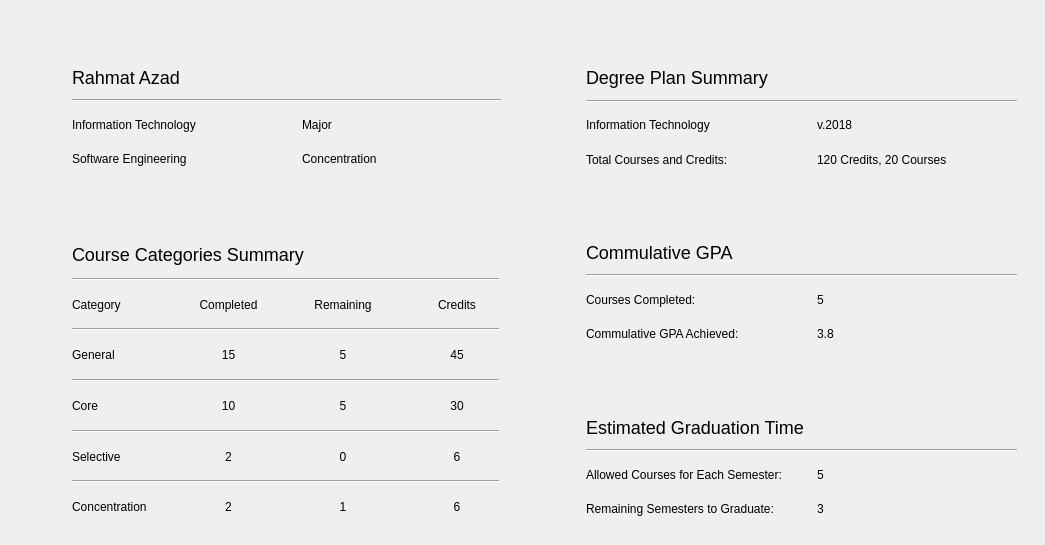
         <widget class="QWidget" name="dashboard_page">
          <widget class="QFrame" name="user_sum">
           <property name="geometry">
            <rect>
             <x>52</x>
             <y>50</y>
             <width>470</width>
             <height>136</height>
            </rect>
           </property>
           <property name="styleSheet">
            <string notr="true"/>
           </property>
           <property name="frameShape">
            <enum>QFrame::NoFrame</enum>
           </property>
           <property name="frameShadow">
            <enum>QFrame::Plain</enum>
           </property>
           <widget class="QWidget" name="layoutWidget">
            <property name="geometry">
             <rect>
              <x>10</x>
              <y>10</y>
              <width>449</width>
              <height>116</height>
             </rect>
            </property>
            <layout class="QGridLayout" name="gridLayout_2">
             <property name="leftMargin">
              <number>10</number>
             </property>
             <property name="topMargin">
              <number>5</number>
             </property>
             <property name="rightMargin">
              <number>10</number>
             </property>
             <property name="bottomMargin">
              <number>5</number>
             </property>
             <property name="horizontalSpacing">
              <number>30</number>
             </property>
             <property name="verticalSpacing">
              <number>10</number>
             </property>
             <item row="2" column="1">
              <widget class="QLabel" name="user_sum_major_7">
               <property name="sizePolicy">
                <sizepolicy hsizetype="Expanding" vsizetype="Preferred">
                 <horstretch>0</horstretch>
                 <verstretch>0</verstretch>
                </sizepolicy>
               </property>
               <property name="text">
                <string>Major</string>
               </property>
              </widget>
             </item>
             <item row="3" column="1">
              <widget class="QLabel" name="user_sum_concentration_5">
               <property name="sizePolicy">
                <sizepolicy hsizetype="Expanding" vsizetype="Preferred">
                 <horstretch>0</horstretch>
                 <verstretch>0</verstretch>
                </sizepolicy>
               </property>
               <property name="text">
                <string>Concentration</string>
               </property>
              </widget>
             </item>
             <item row="2" column="0">
              <widget class="QLabel" name="user_sum_major">
               <property name="sizePolicy">
                <sizepolicy hsizetype="Expanding" vsizetype="Preferred">
                 <horstretch>0</horstretch>
                 <verstretch>0</verstretch>
                </sizepolicy>
               </property>
               <property name="text">
                <string>Information Technology</string>
               </property>
              </widget>
             </item>
             <item row="0" column="0" colspan="2">
              <widget class="QLabel" name="user_sum_fullname">
               <property name="styleSheet">
                <string notr="true">font-size: 18px;</string>
               </property>
               <property name="text">
                <string>Rahmat Azad</string>
               </property>
              </widget>
             </item>
             <item row="3" column="0">
              <widget class="QLabel" name="user_sum_concentration">
               <property name="sizePolicy">
                <sizepolicy hsizetype="Expanding" vsizetype="Preferred">
                 <horstretch>0</horstretch>
                 <verstretch>0</verstretch>
                </sizepolicy>
               </property>
               <property name="text">
                <string>Software Engineering</string>
               </property>
              </widget>
             </item>
             <item row="1" column="0" colspan="2">
              <widget class="Line" name="line">
               <property name="orientation">
                <enum>Qt::Horizontal</enum>
               </property>
              </widget>
             </item>
            </layout>
           </widget>
          </widget>
          <widget class="QFrame" name="courses_sum">
           <property name="geometry">
            <rect>
             <x>52</x>
             <y>225</y>
             <width>470</width>
             <height>311</height>
            </rect>
           </property>
           <property name="styleSheet">
            <string notr="true"/>
           </property>
           <property name="frameShape">
            <enum>QFrame::NoFrame</enum>
           </property>
           <property name="frameShadow">
            <enum>QFrame::Plain</enum>
           </property>
           <widget class="QWidget" name="layoutWidget_9">
            <property name="geometry">
             <rect>
              <x>10</x>
              <y>10</y>
              <width>447</width>
              <height>291</height>
             </rect>
            </property>
            <layout class="QGridLayout" name="gridLayout_6">
             <property name="leftMargin">
              <number>10</number>
             </property>
             <property name="topMargin">
              <number>5</number>
             </property>
             <property name="rightMargin">
              <number>10</number>
             </property>
             <property name="bottomMargin">
              <number>5</number>
             </property>
             <property name="horizontalSpacing">
              <number>30</number>
             </property>
             <property name="verticalSpacing">
              <number>10</number>
             </property>
             <item row="6" column="2">
              <widget class="QLabel" name="user_sum_major_24">
               <property name="sizePolicy">
                <sizepolicy hsizetype="Expanding" vsizetype="Preferred">
                 <horstretch>0</horstretch>
                 <verstretch>0</verstretch>
                </sizepolicy>
               </property>
               <property name="text">
                <string>5</string>
               </property>
               <property name="alignment">
                <set>Qt::AlignCenter</set>
               </property>
              </widget>
             </item>
             <item row="4" column="1">
              <widget class="QLabel" name="user_sum_major_13">
               <property name="sizePolicy">
                <sizepolicy hsizetype="Expanding" vsizetype="Preferred">
                 <horstretch>0</horstretch>
                 <verstretch>0</verstretch>
                </sizepolicy>
               </property>
               <property name="text">
                <string>15</string>
               </property>
               <property name="alignment">
                <set>Qt::AlignCenter</set>
               </property>
              </widget>
             </item>
             <item row="10" column="2">
              <widget class="QLabel" name="user_sum_major_26">
               <property name="sizePolicy">
                <sizepolicy hsizetype="Expanding" vsizetype="Preferred">
                 <horstretch>0</horstretch>
                 <verstretch>0</verstretch>
                </sizepolicy>
               </property>
               <property name="text">
                <string>1</string>
               </property>
               <property name="alignment">
                <set>Qt::AlignCenter</set>
               </property>
              </widget>
             </item>
             <item row="4" column="2">
              <widget class="QLabel" name="user_sum_major_23">
               <property name="sizePolicy">
                <sizepolicy hsizetype="Expanding" vsizetype="Preferred">
                 <horstretch>0</horstretch>
                 <verstretch>0</verstretch>
                </sizepolicy>
               </property>
               <property name="text">
                <string>5</string>
               </property>
               <property name="alignment">
                <set>Qt::AlignCenter</set>
               </property>
              </widget>
             </item>
             <item row="2" column="0">
              <widget class="QLabel" name="user_sum_major_11">
               <property name="sizePolicy">
                <sizepolicy hsizetype="Expanding" vsizetype="Preferred">
                 <horstretch>0</horstretch>
                 <verstretch>0</verstretch>
                </sizepolicy>
               </property>
               <property name="text">
                <string>Category</string>
               </property>
              </widget>
             </item>
             <item row="8" column="3">
              <widget class="QLabel" name="user_sum_major_20">
               <property name="sizePolicy">
                <sizepolicy hsizetype="Expanding" vsizetype="Preferred">
                 <horstretch>0</horstretch>
                 <verstretch>0</verstretch>
                </sizepolicy>
               </property>
               <property name="text">
                <string>6</string>
               </property>
               <property name="alignment">
                <set>Qt::AlignCenter</set>
               </property>
              </widget>
             </item>
             <item row="2" column="2">
              <widget class="QLabel" name="user_sum_major_22">
               <property name="sizePolicy">
                <sizepolicy hsizetype="Expanding" vsizetype="Preferred">
                 <horstretch>0</horstretch>
                 <verstretch>0</verstretch>
                </sizepolicy>
               </property>
               <property name="text">
                <string>Remaining</string>
               </property>
               <property name="alignment">
                <set>Qt::AlignCenter</set>
               </property>
              </widget>
             </item>
             <item row="8" column="2">
              <widget class="QLabel" name="user_sum_major_25">
               <property name="sizePolicy">
                <sizepolicy hsizetype="Expanding" vsizetype="Preferred">
                 <horstretch>0</horstretch>
                 <verstretch>0</verstretch>
                </sizepolicy>
               </property>
               <property name="text">
                <string>0</string>
               </property>
               <property name="alignment">
                <set>Qt::AlignCenter</set>
               </property>
              </widget>
             </item>
             <item row="9" column="0" colspan="4">
              <widget class="Line" name="line_18">
               <property name="orientation">
                <enum>Qt::Horizontal</enum>
               </property>
              </widget>
             </item>
             <item row="4" column="3">
              <widget class="QLabel" name="user_sum_major_15">
               <property name="sizePolicy">
                <sizepolicy hsizetype="Expanding" vsizetype="Preferred">
                 <horstretch>0</horstretch>
                 <verstretch>0</verstretch>
                </sizepolicy>
               </property>
               <property name="text">
                <string>45</string>
               </property>
               <property name="alignment">
                <set>Qt::AlignCenter</set>
               </property>
              </widget>
             </item>
             <item row="6" column="0">
              <widget class="QLabel" name="user_sum_concentration_8">
               <property name="sizePolicy">
                <sizepolicy hsizetype="Expanding" vsizetype="Preferred">
                 <horstretch>0</horstretch>
                 <verstretch>0</verstretch>
                </sizepolicy>
               </property>
               <property name="text">
                <string>Core</string>
               </property>
              </widget>
             </item>
             <item row="8" column="0">
              <widget class="QLabel" name="user_sum_concentration_9">
               <property name="sizePolicy">
                <sizepolicy hsizetype="Expanding" vsizetype="Preferred">
                 <horstretch>0</horstretch>
                 <verstretch>0</verstretch>
                </sizepolicy>
               </property>
               <property name="text">
                <string>Selective</string>
               </property>
              </widget>
             </item>
             <item row="6" column="3">
              <widget class="QLabel" name="user_sum_major_19">
               <property name="sizePolicy">
                <sizepolicy hsizetype="Expanding" vsizetype="Preferred">
                 <horstretch>0</horstretch>
                 <verstretch>0</verstretch>
                </sizepolicy>
               </property>
               <property name="text">
                <string>30</string>
               </property>
               <property name="alignment">
                <set>Qt::AlignCenter</set>
               </property>
              </widget>
             </item>
             <item row="10" column="3">
              <widget class="QLabel" name="user_sum_major_21">
               <property name="sizePolicy">
                <sizepolicy hsizetype="Expanding" vsizetype="Preferred">
                 <horstretch>0</horstretch>
                 <verstretch>0</verstretch>
                </sizepolicy>
               </property>
               <property name="text">
                <string>6</string>
               </property>
               <property name="alignment">
                <set>Qt::AlignCenter</set>
               </property>
              </widget>
             </item>
             <item row="5" column="0" colspan="4">
              <widget class="Line" name="line_11">
               <property name="orientation">
                <enum>Qt::Horizontal</enum>
               </property>
              </widget>
             </item>
             <item row="3" column="0" colspan="4">
              <widget class="Line" name="line_10">
               <property name="orientation">
                <enum>Qt::Horizontal</enum>
               </property>
              </widget>
             </item>
             <item row="10" column="1">
              <widget class="QLabel" name="user_sum_major_18">
               <property name="sizePolicy">
                <sizepolicy hsizetype="Expanding" vsizetype="Preferred">
                 <horstretch>0</horstretch>
                 <verstretch>0</verstretch>
                </sizepolicy>
               </property>
               <property name="text">
                <string>2</string>
               </property>
               <property name="alignment">
                <set>Qt::AlignCenter</set>
               </property>
              </widget>
             </item>
             <item row="10" column="0">
              <widget class="QLabel" name="user_sum_concentration_10">
               <property name="sizePolicy">
                <sizepolicy hsizetype="Expanding" vsizetype="Preferred">
                 <horstretch>0</horstretch>
                 <verstretch>0</verstretch>
                </sizepolicy>
               </property>
               <property name="text">
                <string>Concentration</string>
               </property>
              </widget>
             </item>
             <item row="6" column="1">
              <widget class="QLabel" name="user_sum_major_16">
               <property name="sizePolicy">
                <sizepolicy hsizetype="Expanding" vsizetype="Preferred">
                 <horstretch>0</horstretch>
                 <verstretch>0</verstretch>
                </sizepolicy>
               </property>
               <property name="text">
                <string>10</string>
               </property>
               <property name="alignment">
                <set>Qt::AlignCenter</set>
               </property>
              </widget>
             </item>
             <item row="4" column="0">
              <widget class="QLabel" name="user_sum_concentration_7">
               <property name="sizePolicy">
                <sizepolicy hsizetype="Expanding" vsizetype="Preferred">
                 <horstretch>0</horstretch>
                 <verstretch>0</verstretch>
                </sizepolicy>
               </property>
               <property name="text">
                <string>General</string>
               </property>
              </widget>
             </item>
             <item row="7" column="0" colspan="4">
              <widget class="Line" name="line_12">
               <property name="orientation">
                <enum>Qt::Horizontal</enum>
               </property>
              </widget>
             </item>
             <item row="0" column="0" colspan="4">
              <widget class="QLabel" name="user_sum_fullname_5">
               <property name="styleSheet">
                <string notr="true">font-size: 18px;</string>
               </property>
               <property name="text">
                <string>Course Categories Summary</string>
               </property>
              </widget>
             </item>
             <item row="2" column="1">
              <widget class="QLabel" name="user_sum_major_12">
               <property name="sizePolicy">
                <sizepolicy hsizetype="Expanding" vsizetype="Preferred">
                 <horstretch>0</horstretch>
                 <verstretch>0</verstretch>
                </sizepolicy>
               </property>
               <property name="text">
                <string>Completed</string>
               </property>
               <property name="alignment">
                <set>Qt::AlignCenter</set>
               </property>
              </widget>
             </item>
             <item row="2" column="3">
              <widget class="QLabel" name="user_sum_major_14">
               <property name="sizePolicy">
                <sizepolicy hsizetype="Expanding" vsizetype="Preferred">
                 <horstretch>0</horstretch>
                 <verstretch>0</verstretch>
                </sizepolicy>
               </property>
               <property name="text">
                <string>Credits</string>
               </property>
               <property name="alignment">
                <set>Qt::AlignCenter</set>
               </property>
              </widget>
             </item>
             <item row="8" column="1">
              <widget class="QLabel" name="user_sum_major_17">
               <property name="sizePolicy">
                <sizepolicy hsizetype="Expanding" vsizetype="Preferred">
                 <horstretch>0</horstretch>
                 <verstretch>0</verstretch>
                </sizepolicy>
               </property>
               <property name="text">
                <string>2</string>
               </property>
               <property name="alignment">
                <set>Qt::AlignCenter</set>
               </property>
              </widget>
             </item>
             <item row="1" column="0" colspan="4">
              <widget class="Line" name="line_8">
               <property name="orientation">
                <enum>Qt::Horizontal</enum>
               </property>
              </widget>
             </item>
            </layout>
           </widget>
          </widget>
          <widget class="QFrame" name="degreeplan_sum">
           <property name="geometry">
            <rect>
             <x>566</x>
             <y>50</y>
             <width>470</width>
             <height>136</height>
            </rect>
           </property>
           <property name="styleSheet">
            <string notr="true"/>
           </property>
           <property name="frameShape">
            <enum>QFrame::NoFrame</enum>
           </property>
           <property name="frameShadow">
            <enum>QFrame::Plain</enum>
           </property>
           <widget class="QWidget" name="layoutWidget_2">
            <property name="geometry">
             <rect>
              <x>10</x>
              <y>10</y>
              <width>451</width>
              <height>117</height>
             </rect>
            </property>
            <layout class="QGridLayout" name="gridLayout_3">
             <property name="leftMargin">
              <number>10</number>
             </property>
             <property name="topMargin">
              <number>5</number>
             </property>
             <property name="rightMargin">
              <number>10</number>
             </property>
             <property name="bottomMargin">
              <number>5</number>
             </property>
             <property name="horizontalSpacing">
              <number>30</number>
             </property>
             <property name="verticalSpacing">
              <number>10</number>
             </property>
             <item row="3" column="0">
              <widget class="QLabel" name="user_sum_concentration_2">
               <property name="sizePolicy">
                <sizepolicy hsizetype="Expanding" vsizetype="Preferred">
                 <horstretch>0</horstretch>
                 <verstretch>0</verstretch>
                </sizepolicy>
               </property>
               <property name="text">
                <string>Total Courses and Credits:</string>
               </property>
              </widget>
             </item>
             <item row="2" column="0">
              <widget class="QLabel" name="user_sum_major_2">
               <property name="sizePolicy">
                <sizepolicy hsizetype="Expanding" vsizetype="Preferred">
                 <horstretch>0</horstretch>
                 <verstretch>0</verstretch>
                </sizepolicy>
               </property>
               <property name="text">
                <string>Information Technology</string>
               </property>
              </widget>
             </item>
             <item row="2" column="1">
              <widget class="QLabel" name="user_sum_major_6">
               <property name="sizePolicy">
                <sizepolicy hsizetype="Expanding" vsizetype="Preferred">
                 <horstretch>0</horstretch>
                 <verstretch>0</verstretch>
                </sizepolicy>
               </property>
               <property name="text">
                <string>v.2018</string>
               </property>
              </widget>
             </item>
             <item row="0" column="0" colspan="2">
              <widget class="QLabel" name="user_sum_fullname_2">
               <property name="styleSheet">
                <string notr="true">font-size: 18px;</string>
               </property>
               <property name="text">
                <string>Degree Plan Summary</string>
               </property>
              </widget>
             </item>
             <item row="1" column="0" colspan="2">
              <widget class="Line" name="line_5">
               <property name="orientation">
                <enum>Qt::Horizontal</enum>
               </property>
              </widget>
             </item>
             <item row="3" column="1">
              <widget class="QLabel" name="user_sum_concentration_4">
               <property name="sizePolicy">
                <sizepolicy hsizetype="Expanding" vsizetype="Preferred">
                 <horstretch>0</horstretch>
                 <verstretch>0</verstretch>
                </sizepolicy>
               </property>
               <property name="text">
                <string>120 Credits, 20 Courses</string>
               </property>
              </widget>
             </item>
            </layout>
           </widget>
          </widget>
          <widget class="QFrame" name="gpa_sum">
           <property name="geometry">
            <rect>
             <x>566</x>
             <y>225</y>
             <width>470</width>
             <height>136</height>
            </rect>
           </property>
           <property name="styleSheet">
            <string notr="true"/>
           </property>
           <property name="frameShape">
            <enum>QFrame::NoFrame</enum>
           </property>
           <property name="frameShadow">
            <enum>QFrame::Plain</enum>
           </property>
           <widget class="QWidget" name="layoutWidget_4">
            <property name="geometry">
             <rect>
              <x>10</x>
              <y>10</y>
              <width>451</width>
              <height>116</height>
             </rect>
            </property>
            <layout class="QGridLayout" name="gridLayout_4">
             <property name="leftMargin">
              <number>10</number>
             </property>
             <property name="topMargin">
              <number>5</number>
             </property>
             <property name="rightMargin">
              <number>10</number>
             </property>
             <property name="bottomMargin">
              <number>5</number>
             </property>
             <property name="horizontalSpacing">
              <number>30</number>
             </property>
             <property name="verticalSpacing">
              <number>10</number>
             </property>
             <item row="2" column="0">
              <widget class="QLabel" name="user_sum_major_3">
               <property name="sizePolicy">
                <sizepolicy hsizetype="Expanding" vsizetype="Preferred">
                 <horstretch>0</horstretch>
                 <verstretch>0</verstretch>
                </sizepolicy>
               </property>
               <property name="text">
                <string>Courses Completed:</string>
               </property>
              </widget>
             </item>
             <item row="3" column="0">
              <widget class="QLabel" name="user_sum_concentration_3">
               <property name="sizePolicy">
                <sizepolicy hsizetype="Expanding" vsizetype="Preferred">
                 <horstretch>0</horstretch>
                 <verstretch>0</verstretch>
                </sizepolicy>
               </property>
               <property name="text">
                <string>Commulative GPA Achieved:</string>
               </property>
              </widget>
             </item>
             <item row="2" column="1">
              <widget class="QLabel" name="user_sum_major_4">
               <property name="sizePolicy">
                <sizepolicy hsizetype="Expanding" vsizetype="Preferred">
                 <horstretch>0</horstretch>
                 <verstretch>0</verstretch>
                </sizepolicy>
               </property>
               <property name="text">
                <string>5</string>
               </property>
               <property name="alignment">
                <set>Qt::AlignLeading|Qt::AlignLeft|Qt::AlignVCenter</set>
               </property>
              </widget>
             </item>
             <item row="3" column="1">
              <widget class="QLabel" name="user_sum_major_5">
               <property name="sizePolicy">
                <sizepolicy hsizetype="Expanding" vsizetype="Preferred">
                 <horstretch>0</horstretch>
                 <verstretch>0</verstretch>
                </sizepolicy>
               </property>
               <property name="text">
                <string>3.8</string>
               </property>
               <property name="alignment">
                <set>Qt::AlignLeading|Qt::AlignLeft|Qt::AlignVCenter</set>
               </property>
              </widget>
             </item>
             <item row="0" column="0" colspan="2">
              <widget class="QLabel" name="user_sum_fullname_3">
               <property name="styleSheet">
                <string notr="true">font-size: 18px;</string>
               </property>
               <property name="text">
                <string>Commulative GPA</string>
               </property>
              </widget>
             </item>
             <item row="1" column="0" colspan="2">
              <widget class="Line" name="line_6">
               <property name="orientation">
                <enum>Qt::Horizontal</enum>
               </property>
              </widget>
             </item>
            </layout>
           </widget>
          </widget>
          <widget class="QFrame" name="graduation_time">
           <property name="geometry">
            <rect>
             <x>566</x>
             <y>400</y>
             <width>470</width>
             <height>136</height>
            </rect>
           </property>
           <property name="styleSheet">
            <string notr="true"/>
           </property>
           <property name="frameShape">
            <enum>QFrame::NoFrame</enum>
           </property>
           <property name="frameShadow">
            <enum>QFrame::Plain</enum>
           </property>
           <widget class="QWidget" name="layoutWidget_8">
            <property name="geometry">
             <rect>
              <x>10</x>
              <y>10</y>
              <width>451</width>
              <height>116</height>
             </rect>
            </property>
            <layout class="QGridLayout" name="gridLayout_5">
             <property name="leftMargin">
              <number>10</number>
             </property>
             <property name="topMargin">
              <number>5</number>
             </property>
             <property name="rightMargin">
              <number>10</number>
             </property>
             <property name="bottomMargin">
              <number>5</number>
             </property>
             <property name="horizontalSpacing">
              <number>30</number>
             </property>
             <property name="verticalSpacing">
              <number>10</number>
             </property>
             <item row="2" column="0">
              <widget class="QLabel" name="user_sum_major_8">
               <property name="sizePolicy">
                <sizepolicy hsizetype="Expanding" vsizetype="Preferred">
                 <horstretch>0</horstretch>
                 <verstretch>0</verstretch>
                </sizepolicy>
               </property>
               <property name="text">
                <string>Allowed Courses for Each Semester:</string>
               </property>
              </widget>
             </item>
             <item row="3" column="0">
              <widget class="QLabel" name="user_sum_concentration_6">
               <property name="sizePolicy">
                <sizepolicy hsizetype="Expanding" vsizetype="Preferred">
                 <horstretch>0</horstretch>
                 <verstretch>0</verstretch>
                </sizepolicy>
               </property>
               <property name="text">
                <string>Remaining Semesters to Graduate:</string>
               </property>
              </widget>
             </item>
             <item row="2" column="1">
              <widget class="QLabel" name="user_sum_major_9">
               <property name="sizePolicy">
                <sizepolicy hsizetype="Expanding" vsizetype="Preferred">
                 <horstretch>0</horstretch>
                 <verstretch>0</verstretch>
                </sizepolicy>
               </property>
               <property name="text">
                <string>5</string>
               </property>
              </widget>
             </item>
             <item row="3" column="1">
              <widget class="QLabel" name="user_sum_major_10">
               <property name="sizePolicy">
                <sizepolicy hsizetype="Expanding" vsizetype="Preferred">
                 <horstretch>0</horstretch>
                 <verstretch>0</verstretch>
                </sizepolicy>
               </property>
               <property name="text">
                <string>3</string>
               </property>
              </widget>
             </item>
             <item row="0" column="0" colspan="2">
              <widget class="QLabel" name="user_sum_fullname_4">
               <property name="styleSheet">
                <string notr="true">font-size: 18px;</string>
               </property>
               <property name="text">
                <string>Estimated Graduation Time</string>
               </property>
              </widget>
             </item>
             <item row="1" column="0" colspan="2">
              <widget class="Line" name="line_7">
               <property name="orientation">
                <enum>Qt::Horizontal</enum>
               </property>
              </widget>
             </item>
            </layout>
           </widget>
          </widget>
          <zorder>user_sum</zorder>
          <zorder>courses_sum</zorder>
          <zorder>gpa_sum</zorder>
          <zorder>graduation_time</zorder>
          <zorder>degreeplan_sum</zorder>
         </widget>
